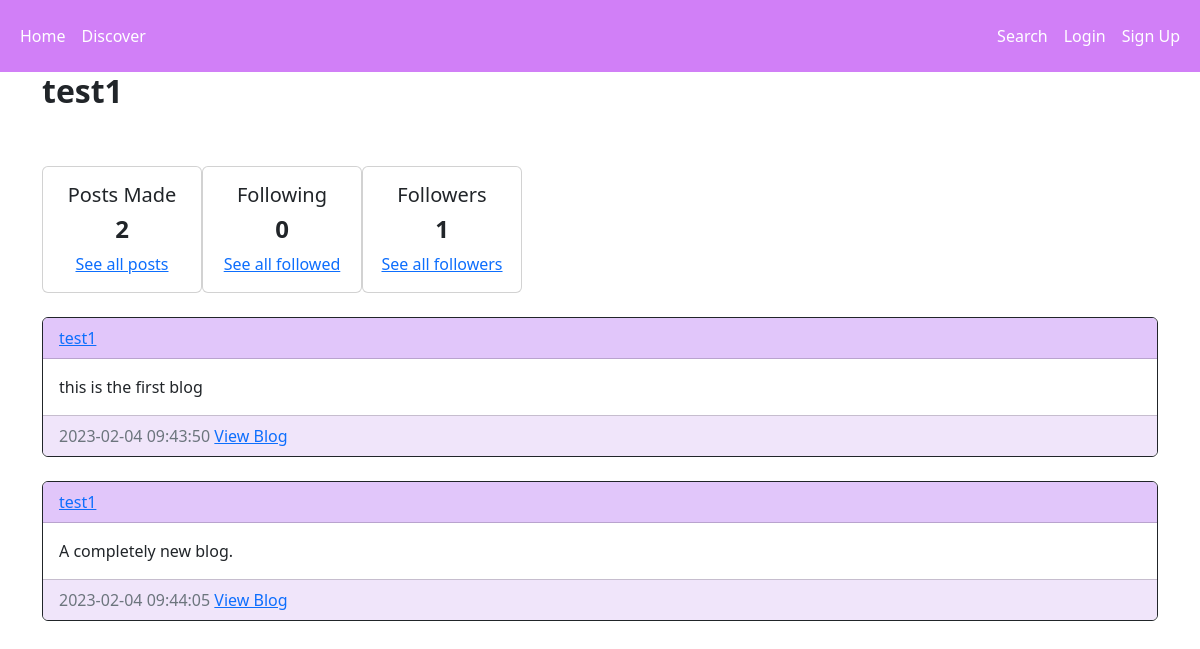
The app's page /user/test1 with its own data.
### application/models.py (models this page shows, shortened)
class User(db.Model, UserMixin):
    __tablename__ = 'user'
    id = db.Column(db.Integer, primary_key=True, autoincrement=True)
    username = db.Column(db.String, unique=True)
    password = db.Column(db.String)
    email = db.Column(db.String, unique=True)
    doj = db.Column(db.DateTime(timezone=True), default=func.now())
    followed = db.relationship('User', secondary=followers, primaryjoin=(followers.c.follower_id == id), secondaryjoin=(followers.c.followed_id == id), backref=db.backref('followers', lazy='dynamic'), lazy='dynamic')
    posts = db.relationship('Blog', backref='user', passive_deletes=True)

class Blog(db.Model):
    __tablename__ = 'blog'
    id = db.Column(db.Integer, primary_key=True, autoincrement=True)
    title = db.Column(db.String)
    caption = db.Column(db.String)
    imageURL = db.Column(db.String)
    timestamp = db.Column(db.DateTime(timezone=True), default=func.now())
    author = db.Column(db.Integer, db.ForeignKey('user.id', ondelete="CASCADE"), nullable=False)

### application/controllers.py (the view)
@controllers.route("/<name>", methods=["GET", "POST"])
def userpage(name):
    userreq = User.query.filter_by(username=name).first()
    userblogs = Blog.query.filter_by(author=userreq.id).order_by(Blog.timestamp)
    follower_list = User.query.join(followers, (followers.c.follower_id == User.id)).filter(followers.c.followed_id == userreq.id).all()
    if current_user.is_authenticated:
        if userreq.id == current_user.id:
            return redirect(url_for(".dashboard"))
        if request.method == "POST":
            if not current_user.is_following(userreq):
                current_user.follow(userreq)
                db.session.commit()
            else:
                current_user.unfollow(userreq)
                db.session.commit()
            return redirect(url_for(".userpage", name=userreq.username))
    else:
        if request.method == "POST":
            flash("You must log in to follow other users!", category='error')
            return redirect(url_for("auth.login"))
    return render_template("dashboard.html", logged_user=current_user, posts=userblogs, display_user=userreq, followers=follower_list)

### templates/dashboard.html (shortened to what this page needs)
{% extends "base.html" %}
{% block content %}
<div class="container">
    {% if display_user %}
        <div class="jumbotron"><h2 class="fs-2 fw-bold">{{display_user.username}}</h2></div><br/>
    {% else %}
        <div class="jumbotron"><h2 class="fs-2 fw-bold">{{logged_user.username}}</h2></div><br/>
    {% endif %}
    <br/>
    <div class="card-deck d-flex">
        {% with card_title="Posts Made", card_content=posts.count(), card_link="See all posts" %}
            {% if display_user %}
                {% with card_link_href=url_for("controllers.posts_display", name=display_user.username) %}
                    {% include "card.html" %}
                {% endwith %}
            {% else %}
                {% with card_link_href=url_for("controllers.posts_display", name=logged_user.username) %}
                    {% include "card.html" %}
                {% endwith %}
            {% endif %}
        {% endwith %}
        {% with card_title="Following", card_link="See all followed" %}
            {% if display_user %}
                {% with card_content=display_user.followed.all()|length, card_link_href=url_for("controllers.followed_display", name=display_user.username) %}
                    {% include "card.html" %}
                {% endwith %}
            {% else %}
                {% with card_content=logged_user.followed.all()|length, card_link_href=url_for("controllers.followed_display", name=logged_user.username) %}
                    {% include "card.html" %}
                {% endwith %}
            {% endif %}
        {% endwith %}
        {% if display_user %}
            {% with card_title="Followers", card_content=followers|length, card_link="See all followers", card_link_href=url_for("controllers.followers_display", name=display_user.username) %}
                {% include "card.html" %}
            {% endwith %}
        {% else %}
            {% with card_title="Followers", card_content=followers|length, card_link="See all followers", card_link_href=url_for("controllers.followers_display", name=logged_user.username) %}
                {% include "card.html" %}
            {% endwith %}
        {% endif %}
    </div><br/>
    {% for post in posts %}
        <div class="card border-dark">
            <div class="card-header d-flex justify-content-between align-items-center" style="background-color: rgb(225, 198, 250);">
                <a href="{{ url_for('controllers.userpage', name=post.user.username) }}">{{post.user.username}}</a>
            </div>
            <div style="transform: rotate(0);">
            <div class="card-body">
                <div class="card-text text-truncate text-overflow">{{post.caption|safe}}</div>
            </div>
            <div class="card-footer text-muted" style="background-color: rgb(240, 229, 250);">{{post.timestamp}} <a href="{{ url_for('views.display', blog_id=post.id) }}" class="stretched-link">View Blog</a></div>
            </div>
        </div>
        <br/>
    {% endfor %}
</div>
{% endblock %}

### records on screen
User: username "test1"
Blog: user.username "test1", caption "this is the first blog", timestamp "2023-02-04 09:43:50"
Blog: user.username "test1", caption "A completely new blog.", timestamp "2023-02-04 09:44:05"

### other values on screen
{{ card_title }} "Posts Made Following Followers"
{{ card_content }} "2 0 1"
{{ card_link }} "See all posts See all followed See all followers"
